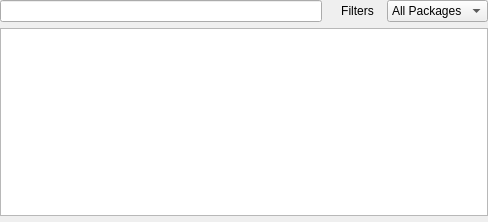
<?xml version="1.0" encoding="UTF-8"?>
<ui version="4.0">
 <class>KpkAddRm</class>
 <widget class="QWidget" name="KpkAddRm">
  <property name="geometry">
   <rect>
    <x>0</x>
    <y>0</y>
    <width>488</width>
    <height>222</height>
   </rect>
  </property>
  <property name="sizePolicy">
   <sizepolicy hsizetype="Expanding" vsizetype="Expanding">
    <horstretch>0</horstretch>
    <verstretch>0</verstretch>
   </sizepolicy>
  </property>
  <property name="windowTitle">
   <string>Add and Remove Software</string>
  </property>
  <property name="locale">
   <locale language="English" country="UnitedStates"/>
  </property>
  <layout class="QGridLayout" name="gridLayout">
   <property name="margin">
    <number>0</number>
   </property>
   <item row="0" column="0">
    <layout class="QHBoxLayout" name="horizontalLayout">
     <item>
      <widget class="KLineEdit" name="searchKLE">
       <property name="clickMessage">
        <string>Search packages</string>
       </property>
       <property name="showClearButton" stdset="0">
        <bool>true</bool>
       </property>
      </widget>
     </item>
     <item>
      <widget class="QWidget" name="widget" native="true">
       <property name="sizePolicy">
        <sizepolicy hsizetype="Fixed" vsizetype="Preferred">
         <horstretch>0</horstretch>
         <verstretch>0</verstretch>
        </sizepolicy>
       </property>
       <layout class="QGridLayout" name="gridLayout_2">
        <property name="margin">
         <number>0</number>
        </property>
       </layout>
      </widget>
     </item>
     <item>
      <widget class="QWidget" name="widget_2" native="true">
       <layout class="QGridLayout" name="gridLayout_3">
        <property name="margin">
         <number>0</number>
        </property>
        <item row="0" column="0">
         <widget class="QToolButton" name="filtersTB">
          <property name="locale">
           <locale language="English" country="UnitedStates"/>
          </property>
          <property name="text">
           <string>Filters</string>
          </property>
          <property name="popupMode">
           <enum>QToolButton::InstantPopup</enum>
          </property>
          <property name="toolButtonStyle">
           <enum>Qt::ToolButtonTextBesideIcon</enum>
          </property>
          <property name="autoRaise">
           <bool>true</bool>
          </property>
          <property name="arrowType">
           <enum>Qt::NoArrow</enum>
          </property>
         </widget>
        </item>
       </layout>
      </widget>
     </item>
     <item>
      <widget class="KComboBox" name="groupsCB">
       <item>
        <property name="text">
         <string>All Packages</string>
        </property>
       </item>
      </widget>
     </item>
    </layout>
   </item>
   <item row="1" column="0">
    <widget class="QTreeView" name="packageView">
     <property name="sizePolicy">
      <sizepolicy hsizetype="Expanding" vsizetype="Expanding">
       <horstretch>2</horstretch>
       <verstretch>0</verstretch>
      </sizepolicy>
     </property>
     <property name="minimumSize">
      <size>
       <width>300</width>
       <height>0</height>
      </size>
     </property>
     <property name="sizeIncrement">
      <size>
       <width>0</width>
       <height>2</height>
      </size>
     </property>
     <property name="locale">
      <locale language="English" country="UnitedStates"/>
     </property>
     <property name="verticalScrollMode">
      <enum>QAbstractItemView::ScrollPerPixel</enum>
     </property>
     <property name="rootIsDecorated">
      <bool>false</bool>
     </property>
     <property name="itemsExpandable">
      <bool>true</bool>
     </property>
     <property name="sortingEnabled">
      <bool>true</bool>
     </property>
     <property name="animated">
      <bool>false</bool>
     </property>
     <property name="headerHidden">
      <bool>false</bool>
     </property>
     <property name="expandsOnDoubleClick">
      <bool>false</bool>
     </property>
    </widget>
   </item>
   <item row="2" column="0">
    <widget class="KpkTransactionBar" name="transactionBar" native="true"/>
   </item>
  </layout>
  <action name="actionFindName">
   <property name="text">
    <string>Find by &amp;name</string>
   </property>
  </action>
  <action name="actionFindDescription">
   <property name="text">
    <string>Find by &amp;description</string>
   </property>
  </action>
  <action name="actionFindFile">
   <property name="text">
    <string>Find by f&amp;ile name</string>
   </property>
  </action>
 </widget>
 <customwidgets>
  <customwidget>
   <class>KLineEdit</class>
   <extends>QLineEdit</extends>
   <header>klineedit.h</header>
  </customwidget>
  <customwidget>
   <class>KComboBox</class>
   <extends>QComboBox</extends>
   <header>kcombobox.h</header>
  </customwidget>
  <customwidget>
   <class>KpkTransactionBar</class>
   <extends>QWidget</extends>
   <header location="global">KpkTransactionBar.h</header>
   <container>1</container>
  </customwidget>
 </customwidgets>
 <tabstops>
  <tabstop>packageView</tabstop>
 </tabstops>
 <resources/>
 <connections/>
</ui>
